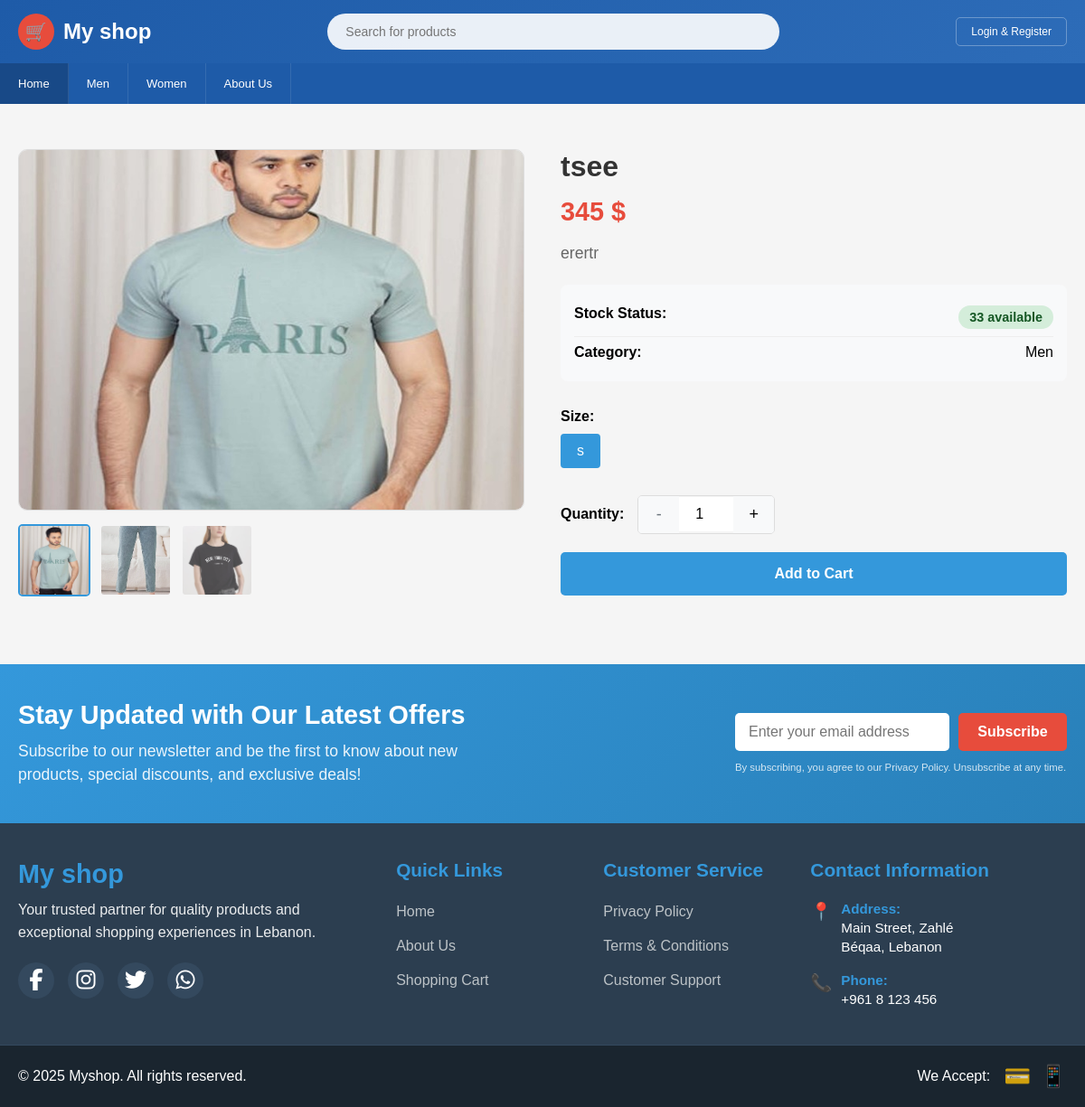
/details.php?id=11, run on the app's committed database.
### tables this page shows
CREATE TABLE IF NOT EXISTS `categories` (
  `category_id` int NOT NULL AUTO_INCREMENT,
  `name` varchar(50) NOT NULL,
  `image` text NOT NULL,
  `description` text,
  `created_at` timestamp NULL DEFAULT CURRENT_TIMESTAMP,
  PRIMARY KEY (`category_id`)
);

CREATE TABLE IF NOT EXISTS `products` (
  `product_id` int NOT NULL AUTO_INCREMENT,
  `name` varchar(100) NOT NULL,
  `description` text,
  `price` decimal(10,2) NOT NULL,
  `stock_quantity` int NOT NULL DEFAULT '0',
  `category_id` int DEFAULT NULL,
  `created_at` timestamp NULL DEFAULT CURRENT_TIMESTAMP,
  `images` text,
  `sizes` text NOT NULL,
  `colors` varchar(255) DEFAULT NULL,
  PRIMARY KEY (`product_id`),
  KEY `category_id` (`category_id`)
);

### details.php (the view, shortened to what this page needs)
<!DOCTYPE html>
<html lang="en">
<head>
    <link rel="stylesheet" href="css/index.css">
    <link rel="stylesheet" href="css/details.css">
</head>
<body>
   <?php
include 'header.php';
include 'config.php';
$product_id = isset($_GET['id']) ? intval($_GET['id']) : 0;
try {
    $stmt = $pdo->prepare("
        SELECT products.*, categories.name AS category_name
        FROM products
        LEFT JOIN categories ON products.category_id = categories.category_id
        WHERE products.product_id = ?
    ");
    $stmt->execute([$product_id]);
    $product = $stmt->fetch(PDO::FETCH_ASSOC);
$images = [];
if (!empty($product['images'])) {
    $raw_images = explode(',', $product['images']);
    foreach ($raw_images as $img) {
        $img = trim($img);
        if (strpos($img, 'uploads/') === false) {
            $img = 'uploads/' . basename($img);
        } else {
            $img = str_replace('../', '', $img);
        }
        if (!in_array($img, $images)) {
            $images[] = $img;
        }
    }
}
    $stock_status = '';
    $stock_class = '';
    if ($product['stock_quantity'] <= 0) {
        $stock_status = 'Out of Stock';
        $stock_class = 'stock-out';
    } elseif ($product['stock_quantity'] <= 5) {
        $stock_status = 'Low Stock (' . $product['stock_quantity'] . ' left)';
        $stock_class = 'stock-low';
    } else {
        $stock_status = $product['stock_quantity'] . ' available';
        $stock_class = 'stock-available';
    }
    $available_sizes = [];
    if (isset($product['sizes']) && !empty($product['sizes'])) {
        $sizes = explode(',', $product['sizes']);
        foreach ($sizes as $size) {
            $size = trim($size);
            if (!empty($size)) {
                $available_sizes[] = $size;
            }
        }
    }
} catch (PDOException $e) {
    echo "<div style='text-align: center; padding: 50px;'>Error loading product</div>";
    exit;
}
?>
    <div class="container">
        <div class="product-details">
            <div class="product-images">
                <img src="<?php echo htmlspecialchars($images[0]); ?>"
                     alt="<?php echo htmlspecialchars($product['name']); ?>"
                     class="main-image"
                     id="mainImage"
                     onclick="openImageZoom(this.src)"
                     onerror="console.log('Main image failed:', this.src); this.style.display='none'; document.querySelector('.main-image-fallback').style.display='flex';"
                     onload="console.log('Main image loaded:', this.src);">
                <?php if (count($images) > 1): ?>
                    <div class="thumbnail-images">
                        <?php foreach($images as $index => $image): ?>
                            <img src="<?php echo htmlspecialchars($image); ?>"
                                 alt="<?php echo htmlspecialchars($product['name']); ?> - View <?php echo $index + 1; ?>"
                                 class="thumbnail <?php echo $index === 0 ? 'active' : ''; ?>"
                                 onclick="changeMainImage('<?php echo htmlspecialchars($image); ?>', this)"
                                 onerror="console.log('Thumbnail failed:', this.src); this.classList.add('error'); this.onclick=null; this.style.opacity='0.3';"
                                 onload="console.log('Thumbnail loaded:', this.src);">
                        <?php endforeach; ?>
                    </div>
                <?php endif; ?>
            </div>
            <div class="product-info">
                <h1><?php echo htmlspecialchars($product['name']); ?></h1>
                <div class="product-price">
                    <?php echo number_format($product['price'], 0, '.', ','); ?> $
                </div>
                <?php if (!empty($product['description'])): ?>
                    <div class="product-description">
                        <?php echo nl2br(htmlspecialchars($product['description'])); ?>
                    </div>
                <?php endif; ?>
                <div class="product-meta">
                    <div class="meta-item">
                        <span><strong>Stock Status:</strong></span>
                        <span class="stock-status <?php echo $stock_class; ?>">
                            <?php echo $stock_status; ?>
                        </span>
                    </div>
                   <div class="meta-item">
                        <span><strong>Category:</strong></span>
                        <span><?php echo htmlspecialchars($product['category_name'] ?? 'Uncategorized'); ?></span>
                    </div>
                </div>
                <?php if (!empty($available_sizes)): ?>
                    <div class="product-attribute">
                        <label for="size-select"><strong>Size:</strong></label>
                        <div class="size-options">
                            <?php foreach ($available_sizes as $index => $size): ?>
                                <label class="size-option">
                                    <span class="size-label"><?php echo htmlspecialchars($size); ?></span>
                                </label>
                            <?php endforeach; ?>
                        </div>
                    </div>
                <?php endif; ?>
                <?php if ($product['stock_quantity'] > 0): ?>
                    <div class="quantity-selector">
                        <label for="quantity"><strong>Quantity:</strong></label>
                        <div class="quantity-controls">
                            <button type="button" class="quantity-btn" onclick="changeQuantity(-1)">-</button>
                            <input type="number" id="quantity" class="quantity-input" value="1" min="1" max="<?php echo $product['stock_quantity']; ?>">
                            <button type="button" class="quantity-btn" onclick="changeQuantity(1)">+</button>
                        </div>
                    </div>
                <?php endif; ?>
                <button class="add-to-cart-btn"
                        onclick="addToCart(<?php echo $product['product_id']; ?>)"
                        <?php echo $product['stock_quantity'] <= 0 ? 'disabled' : ''; ?>>
                    <?php echo $product['stock_quantity'] <= 0 ? 'Out of Stock' : 'Add to Cart'; ?>
                </button>
            </div>
        </div>
    </div>
<?php include 'footer.php'; ?>
</body>
</html>

### header.php (shortened to what this page needs)
  <header class="header">
        <div class="header-content">
            <div class="logo">
                <div class="logo-icon">🛒</div>
                <span>My shop</span>
            </div>
           <div class="search-bar">
    <form action="searchresult.php" method="GET">
        <input type="text" name="query" placeholder="Search for products" required>
    </form>
</div>
            <div class="header-right">
           <?php if (isset($_SESSION['user_id'])): ?>
    <a href="logout.php" class="login-btn">Logout</a>
<?php else: ?>
    <a href="login.php" class="login-btn">Login & Register</a>
<?php endif; ?>
            </div>
        </div>
    </header>
    <?php
     include 'config.php';
$category_stmt = $pdo->query("SELECT category_id, name FROM categories ORDER BY name ASC");
$categories = $category_stmt->fetchAll(PDO::FETCH_ASSOC);
?>
  <nav class="navigation">
    <div class="nav-content">
        <a href="index.php" class="nav-item categories">Home</a>
        <?php foreach ($categories as $cat): ?>
            <a href="category.php?id=<?php echo $cat['category_id']; ?>" class="nav-item">
                <?php echo htmlspecialchars($cat['name']); ?>
            </a>
        <?php endforeach; ?>
        <a href="about.php" class="nav-item ">About Us</a>
    </div>
</nav>

### css/index.css (style rules this page uses)
* { margin: 0; padding: 0; box-sizing: border-box; }
body { font-family: Arial, sans-serif; background-color: #f5f5f5; }
.header { background: linear-gradient(135deg, #1e5ba8, #2d6cb8); color: white; padding: 15px 0; }
.header-content { max-width: 1200px; margin: 0 auto; display: flex; align-items: center; justify-content: space-between; padding: 0 20px; }
.logo { display: flex; align-items: center; gap: 10px; font-size: 24px; font-weight: bold; }
.logo-icon { width: 40px; height: 40px; background: #e74c3c; border-radius: 50%; display: flex; align-items: center; justify-content: center; color: white; font-size: 20px; }
.search-bar { flex: 1; max-width: 500px; margin: 0 30px; position: relative; }
.search-bar input { width: 100%; padding: 12px 20px; border: none; border-radius: 25px; font-size: 14px; background: rgba(255,255,255,0.9); }
.header-right { display: flex; align-items: center; gap: 20px; }
.login-btn, .cart-btn { padding: 8px 16px; border: 1px solid rgba(255,255,255,0.3); border-radius: 5px; color: white; text-decoration: none; font-size: 12px; }
.navigation { background: #1e5ba8; padding: 0; }
.nav-content { max-width: 1200px; margin: 0 auto; display: flex; align-items: center; }
.nav-item { padding: 15px 20px; color: white; text-decoration: none; font-size: 13px; border-right: 1px solid rgba(255,255,255,0.1); transition: background 0.3s; }
.nav-item.categories { background: rgba(0,0,0,0.2); }
.product-price { font-size: 24px; font-weight: bold; color: #2c3e50; margin-bottom: 10px; }

### css/details.css (style rules this page uses)
.product-details { max-width: 1200px; margin: 0 auto; padding: 20px; display: grid; grid-template-columns: 1fr 1fr; gap: 40px; margin-top: 30px; }
.product-images { display: flex; flex-direction: column; }
.main-image { width: 100%; height: 400px; object-fit: cover; border-radius: 10px; margin-bottom: 15px; cursor: zoom-in; transition: transform 0.2s ease; border: 1px solid #ddd; }
.thumbnail-images { display: flex; gap: 10px; overflow-x: auto; padding-bottom: 5px; justify-content: flex-start; }
.thumbnail { width: 80px; height: 80px; object-fit: cover; border-radius: 5px; cursor: pointer; border: 2px solid transparent; transition: all 0.3s ease; opacity: 0.7; flex-shrink: 0; }
.thumbnail.active { border-color: #3498db; opacity: 1; }
.product-info h1 { font-size: 2em; margin-bottom: 15px; color: #333; line-height: 1.2; }
.product-price { font-size: 1.8em; font-weight: bold; color: #e74c3c; margin-bottom: 15px; }
.product-description { font-size: 1.1em; line-height: 1.6; color: #666; margin-bottom: 20px; }
.product-meta { margin-bottom: 30px; background: #f8f9fa; padding: 15px; border-radius: 8px; }
.meta-item { display: flex; justify-content: space-between; padding: 8px 0; border-bottom: 1px solid #eee; }
.meta-item:last-child { border-bottom: none; }
.stock-status { padding: 5px 12px; border-radius: 20px; font-size: 0.9em; font-weight: bold; }
.stock-available { background: #d4edda; color: #155724; }
.quantity-selector { display: flex; align-items: center; gap: 15px; margin-bottom: 20px; }
.quantity-controls { display: flex; align-items: center; border: 1px solid #ddd; border-radius: 5px; overflow: hidden; }
.quantity-btn { background: #f8f9fa; border: none; padding: 10px 15px; cursor: pointer; font-size: 18px; transition: background-color 0.3s; min-width: 45px; }
.quantity-btn:disabled { background: #f8f9fa; color: #6c757d; cursor: not-allowed; }
.quantity-input { border: none; padding: 10px; width: 60px; text-align: center; font-size: 16px; background: white; }
.add-to-cart-btn { background: #3498db; color: white; border: none; padding: 15px 30px; font-size: 16px; border-radius: 5px; cursor: pointer; transition: all 0.3s ease; width: 100%; font-weight: bold; }

### details.php (style rules this page uses)
.product-attribute { margin: 20px 0; }
.product-attribute label { display: block; margin-bottom: 10px; font-weight: bold; }
.size-options { display: flex; flex-wrap: wrap; gap: 10px; }
.size-option { position: relative; cursor: pointer; }
.size-label { display: inline-block; padding: 8px 16px; border: 2px solid #ddd; border-radius: 4px; background: #fff; transition: all 0.3s ease; min-width: 40px; text-align: center; font-weight: 500; }
.size-option input[type="radio"]:checked + .size-label { border-color: #3498db; background: #3498db; color: white; }

### data on the page
categories: name "Men"
categories: name "Women"
products: name "tsee", price "345", description "erertr", stock_quantity "33 available", category.name "Men"

### other printed values
$size "s"
